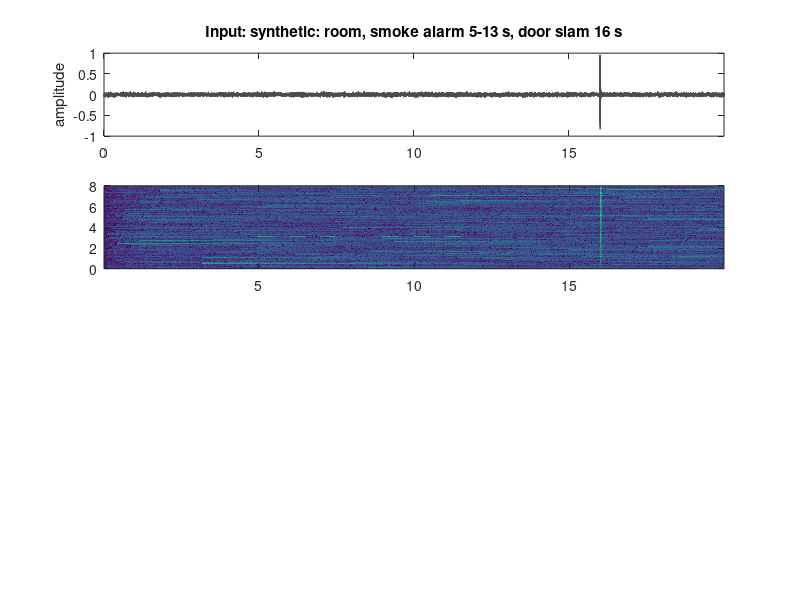

Write MATLAB code to recreate this figure. (Note: this script raises an error after producing the figure.)
function safesound_demo(source)
% SAFESOUND_DEMO  Simple DSP demo: detect a smoke/fire alarm with classical DSP.
%
%   safesound_demo            built-in test sound: quiet room, a smoke alarm
%                             (ISO 8201 T3 beeps at 3.1 kHz), then a door slam
%   safesound_demo('x.wav')   any audio file
%   safesound_demo('mic')     record 10 s from the computer microphone
%
% What it shows (same detector as the paper, safesound/dsp.py):
%   1. STFT spectrogram (64 ms Hann window, 10 ms hop)
%   2. noise floor per frequency bin (minimum follower)
%   3. alarm evidence: a narrow tone in 2-5 kHz that stands out from its band,
%      from the noise floor, and from the low band (100-1500 Hz)
%   4. a 2 s window score every 0.5 s: steady frequency + beeps switching on/off
%   5. the usual "loudness" (energy) detector for comparison: it ignores the
%      quiet alarm but fires on the door slam
% Only base MATLAB is needed (no toolboxes).

if nargin < 1, source = 'synthetic'; end
fs = 16000;
[x, name] = get_audio(source, fs);

%% 1) STFT power spectrogram
NFFT = 1024; HOP = 160; FPS = fs / HOP;
w = 0.5 - 0.5 * cos(2 * pi * (0:NFFT-1)' / (NFFT - 1));     % Hann window
T = 1 + floor((numel(x) - NFFT) / HOP);
P = zeros(NFFT/2 + 1, T);
for t = 1:T
    seg = x((t-1)*HOP + (1:NFFT)) .* w;
    X = fft(seg);
    P(:, t) = abs(X(1:NFFT/2 + 1)).^2 + 1e-10;
end
f  = (0:NFFT/2)' * fs / NFFT;          % bin frequencies (Hz)
tf = ((0:T-1) * HOP + NFFT/2) / fs;    % frame centre times (s)

%% 2) noise floor: drops at once, rises 6 dB per 2 s
N = noise_floor(P, FPS);
PdB = 10 * log10(P);  NdB = 10 * log10(N);

%% 3) alarm evidence per frame
bA = find(f >= 2000 & f < 5000);       % alarm band
bL = find(f >= 100  & f < 1500);       % low band (speech, TV, appliances)
[peak, k] = max(PdB(bA, :), [], 1);                        % strongest bin
prom = peak - median(PdB(bA, :), 1);                       % stands out in its band
NdBA = NdB(bA, :);
snr  = peak - NdBA(sub2ind(size(NdBA), k, 1:T));           % above the noise floor
dom  = ramp(peak - max(PdB(bL, :), [], 1), -6, 6);         % louder than low band
a    = ramp(prom, 10, 25) .* ramp(snr, 6, 20) .* dom;      % 0..1 per frame
afreq = f(bA(k))';                                         % tone frequency

% energy detector: broadband level above its own floor
lvl  = sum(P, 1);
loud = ramp(10 * log10(lvl ./ noise_floor(lvl, FPS)), 10, 30);

%% 4) 2 s window scores every 0.5 s
W = round(2 * FPS);
nW = floor(numel(x) / (0.5 * fs));
tw = (1:nW) * 0.5;                     % window end times
sAlarm = zeros(1, nW); sLoud = zeros(1, nW);
for i = 1:nW
    e = min(T, floor((i * 0.5 * fs - NFFT) / HOP) + 1);
    if e <= 0, continue; end
    s = max(1, e - W + 1):e;
    on = a(s) > 0.3;
    edges = sum(diff(on) == 1);                            % beeps switching on
    if sum(on) > 3
        steady = ramp(-std(afreq(s(on)), 1), -60, -15);    % fixed frequency
    else
        steady = 0;
    end
    sAlarm(i) = pct(a(s), 90) * steady * (0.6 + 0.4 * min(edges, 3) / 3);
    sLoud(i)  = max(loud(s));
end

%% 5) decisions
TH = 0.4;                                          % alarm threshold
hit = sAlarm >= TH;
alert = hit & ([false hit(1:end-1)] | [false false hit(1:end-2)]);  % 2 of last 3
energyOn = sLoud >= 0.1;                           % energy detector fires

fprintf('\nSafeSound DSP demo: %s (%.1f s)\n', name, numel(x) / fs);
if any(alert)
    fprintf('  ALARM detected first at %.1f s (DSP alarm detector)\n', tw(find(alert, 1)));
else
    fprintf('  no alarm detected\n');
end
fprintf('  alarm detector on in %d windows, energy detector on in %d windows\n', ...
        sum(alert), sum(energyOn));

%% 6) plots
figure('Name', 'SafeSound DSP demo', 'Color', 'w', 'Units', 'normalized', 'Position', [0.05 0.05 0.6 0.85]);
tx = (0:numel(x)-1) / fs;

subplot(4, 1, 1);
plot(tx, x, 'Color', [0.3 0.3 0.3]); xlim([0 tx(end)]);
title(['Input: ' name], 'Interpreter', 'none'); ylabel('amplitude');

subplot(4, 1, 2);
imagesc(tf, f / 1000, PdB - NdB); axis xy; ylim([0 8]); colormap(gca, 'parula');
caxis([0 30]);                          % 0-30 dB above floor
hold on; plot(tf([1 end]), [2 2], 'w--', tf([1 end]), [5 5], 'w--'); hold off;
ylabel('kHz'); title('Spectrogram, 0-30 dB above the noise floor; dashed = alarm band 2-5 kHz');

subplot(4, 1, 3);
plot(tf, a, 'r', tf, loud, 'b'); ylim([-0.05 1.05]); xlim([0 tx(end)]);
legend('alarm tone evidence', 'loudness above floor', 'Location', 'northwest');
title('Per-frame DSP evidence');

subplot(4, 1, 4);
stairs(tw, sAlarm, 'r', 'LineWidth', 1.5); hold on;
stairs(tw, double(energyOn), 'b--');
plot([0 tw(end)], [TH TH], 'k:');
yl = 1.1;
for i = find(alert)
    patch([tw(i)-0.5 tw(i) tw(i) tw(i)-0.5], [0 0 yl yl], 'r', ...
          'FaceAlpha', 0.15, 'EdgeColor', 'none');
end
hold off; ylim([0 yl]); xlim([0 tx(end)]); xlabel('time (s)');
legend('alarm score (2 s window)', 'energy detector fires', 'threshold', ...
       'ALARM alert', 'Location', 'northwest');
title('Decision: shaded = alarm alert');

ws = warning('off', 'all');                       % MATLAB Online prints audio warnings
try
    sound(x / max(abs(x) + eps) * 0.8, fs);        % play what was analysed
catch
end
warning(ws);
end

%% ---------------------------------------------------------------------------
function [x, name] = get_audio(source, fs)
if strcmpi(source, 'synthetic')
    rng(1);
    t = (0:20*fs-1)' / fs;
    room = filter(1, [1 -0.97], randn(size(t)));          % fan / room rumble
    room = 0.02 * room / std(room);
    c = mod(t - 5, 4);                                     % T3: 3 x 0.5 s beeps, 1.5 s pause
    on = (t >= 5 & t < 13) & (c < 2.5) & (mod(c, 1) < 0.5);
    x = room + 0.01 * on .* sin(2 * pi * 3100 * t);        % quiet smoke alarm, 5-13 s
    i = 16 * fs;                                           % door slam at 16 s
    x(i+1:i+800) = x(i+1:i+800) + 0.5 * randn(800, 1) .* exp(-(0:799)' / 150);
    name = 'synthetic: room, smoke alarm 5-13 s, door slam 16 s';
elseif strcmpi(source, 'mic')
    r = audiorecorder(fs, 16, 1);
    disp('Recording 10 s ...'); recordblocking(r, 10); disp('done');
    x = getaudiodata(r); name = 'microphone';
else
    [x, fs0] = audioread(source);
    x = mean(x, 2);
    if fs0 ~= fs                                           % simple resampling
        x = interp1((0:numel(x)-1)' / fs0, x, (0:1/fs:(numel(x)-1)/fs0)', 'linear');
    end
    [~, name] = fileparts(source);
end
x = x(:);
end

function N = noise_floor(P, FPS)
% minimum follower per row: drops to a quieter value at once, rises 6 dB per 2 s
up = 10^(6 / 10 / (2 * FPS));
srt = sort(P, 2);
n = srt(:, max(1, round(0.1 * size(P, 2))));       % start at the 10th percentile
N = zeros(size(P));
for t = 1:size(P, 2)
    n = min(n * up, P(:, t));
    N(:, t) = n;
end
end

function y = ramp(x, lo, hi)
y = min(max((x - lo) / (hi - lo), 0), 1);
end

function v = pct(x, p)
% percentile with linear interpolation (same as numpy's default)
x = sort(x(:));
r = 1 + (numel(x) - 1) * p / 100;
lo = floor(r); hi = ceil(r);
v = x(lo) + (r - lo) * (x(hi) - x(lo));
end
